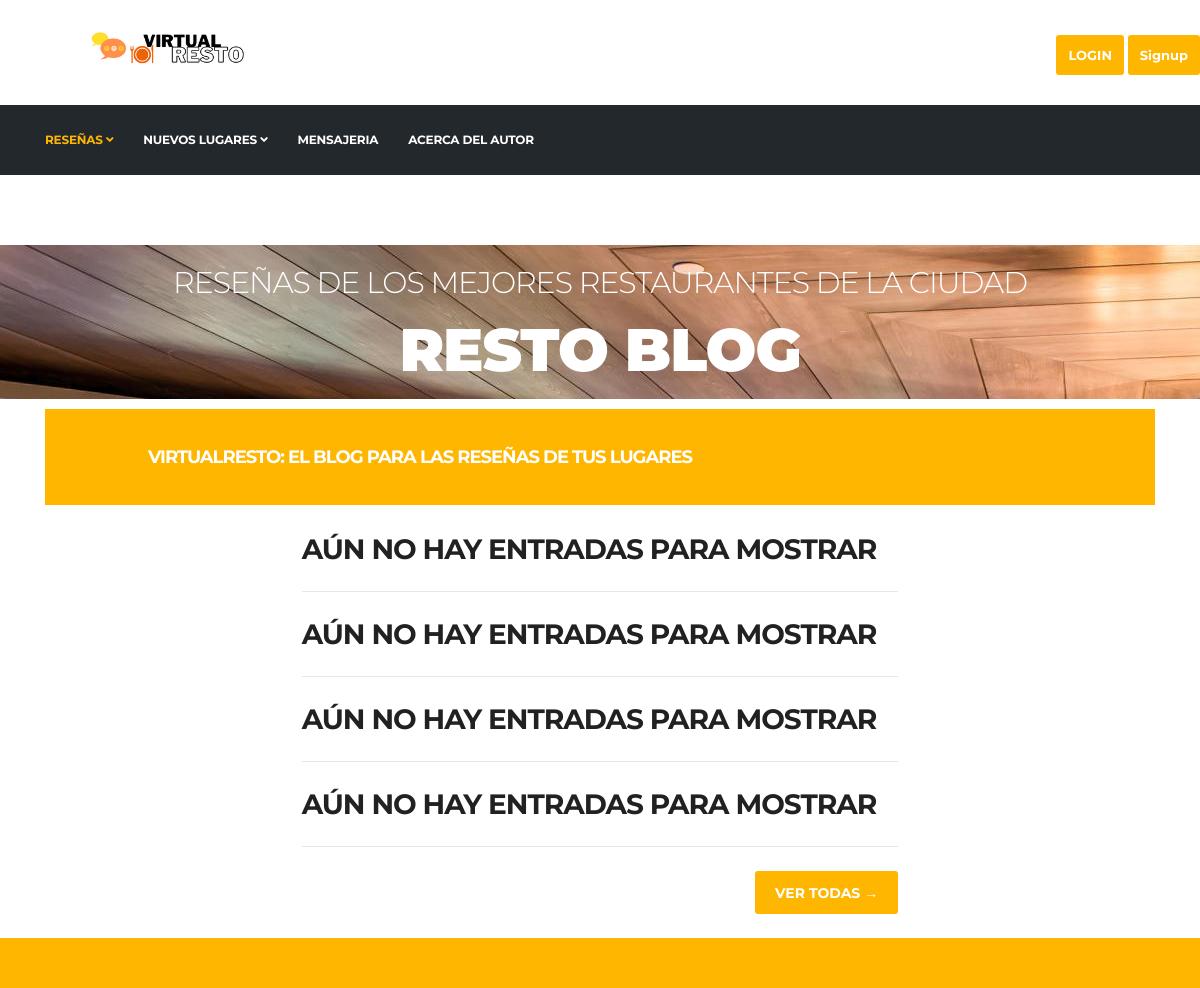
/, run on an earlier commit of the app's database.
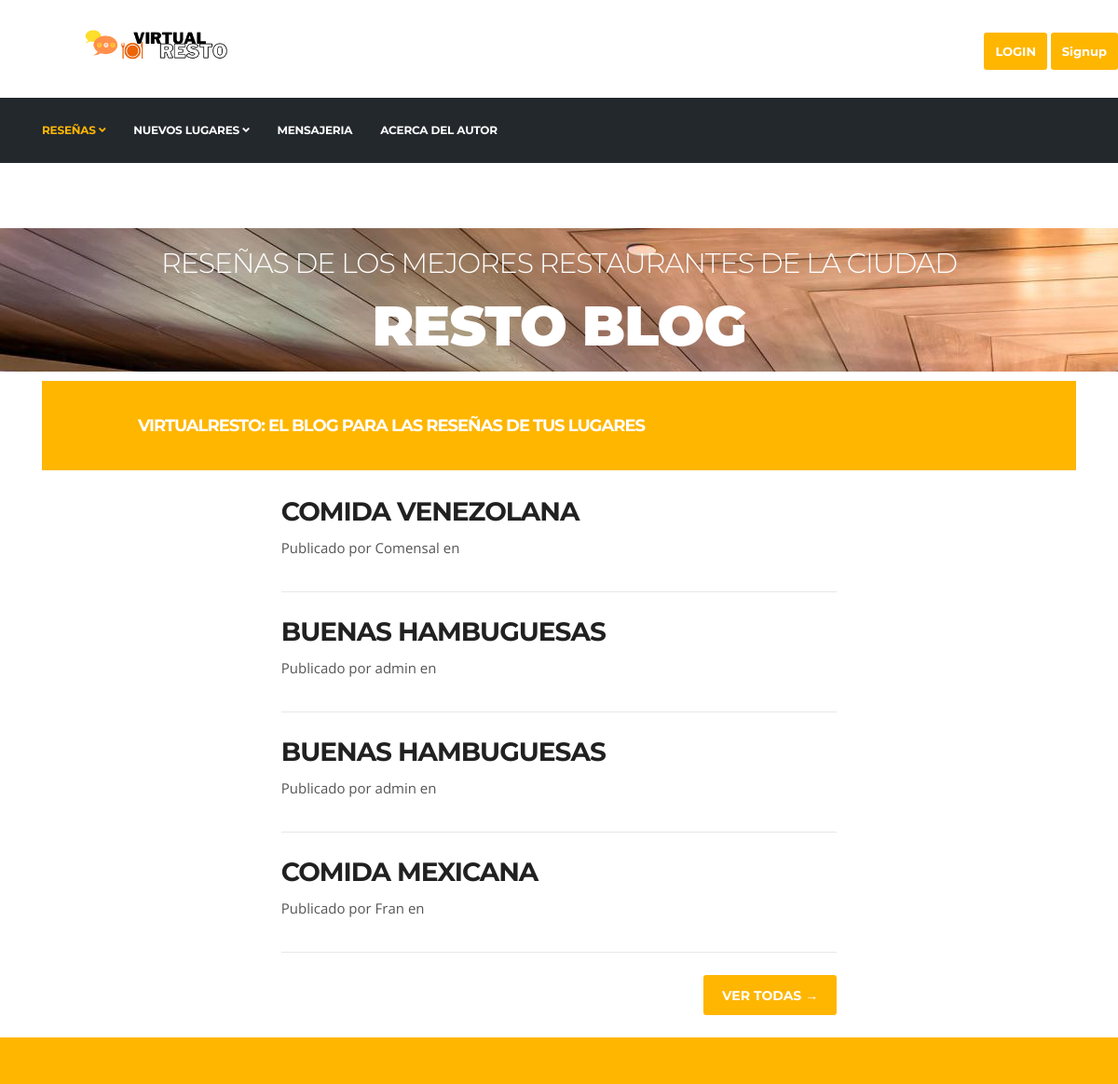
And on a later commit of the database.
### Blogs/models.py (models this page shows, shortened)
class Blog(models.Model):
    titulo = models.CharField(max_length=50)
    nombre_locacion = models.CharField(max_length=50)
    autor = models.ForeignKey(User, on_delete=models.CASCADE)
    fecha_publicacion = models.DateField('XYZ Date')
    imagen = models.ImageField(upload_to='media', height_field=None, width_field=None, max_length=None, blank=True)
    opinion = RichTextUploadingField()

### Blogs/views.py (the view)
# urls.py: path('', index),
def index (request):
    blogs = Blog.objects.all().order_by('-id')[:4]
    if len(blogs) == 0:
        blog_1 = Blog.objects.none()
        blog_2 = Blog.objects.none()
        blog_3 = Blog.objects.none()
        blog_4 = Blog.objects.none()
    elif len(blogs) == 1:
        blog_1 = blogs[0]
        blog_2 = Blog.objects.none()
        blog_3 = Blog.objects.none()
        blog_4 = Blog.objects.none()
    elif len(blogs) == 2:
        blog_1 = blogs[0]
        blog_2 = blogs[1]
        blog_3 = Blog.objects.none()
        blog_4 = Blog.objects.none()
    elif len(blogs) == 3:
        blog_1 = blogs[0]
        blog_2 = blogs[1]
        blog_3 = blogs[2]
        blog_4 = Blog.objects.none()
    else:
        blog_1 = blogs[0]
        blog_2 = blogs[1]
        blog_3 = blogs[2]
        blog_4 = blogs[3]
    return render(request, "index.html", {"blog_1": blog_1, "blog_2": blog_2, "blog_3": blog_3, "blog_4": blog_4, "imagen": getAvatar(request)})

### Blogs/views.py (called while the page is built)
def getAvatar(request):
   if request.user.is_authenticated:
    lista=userAvatar.objects.filter(user=request.user)
    if len(lista)!=0:
        imagen=lista[0].imagen.url
    else:
        imagen="/media/avatares/defaultAvatar.png"
    return imagen

### Blogs/templates/index.html (shortened to what this page needs)
{% extends 'root.html' %}
{% load static %}
{% block header %}
<section class="{% static 'call-to-action-box no-padding' %}">
    <div class="{% static 'banner-carousel banner-carousel-1 mb-0' %}">
      <div class="{% static 'banner-carousel-item' %}" style="background-image:url({% static 'images/slider-main/allblogs.jpg' %})">
        <div class="{% static 'slider-content' %}">
            <div class="container">
              <div class="row align-items-center h-100">
                  <div class="col-md-12 text-center">
                    <h2 class="slide-title" data-animation-in="slideInLeft">Reseñas de los mejores restaurantes de la ciudad</h2>
                    <h3 class="slide-sub-title" data-animation-in="slideInRight">Resto Blog</h3>
                  </div>
              </div>
            </div>
        </div>
      </div>
    </section>
{% endblock  %}
{% block container %}
<div class="container px-4 px-lg-5">
  <div class="row gx-4 gx-lg-5 justify-content-center">
      <div class="col-md-10 col-lg-8 col-xl-7">
          <br>
          <div class="post-preview">
              {% if blog_1 %}
              <a href="{% url 'blogPost' blog_1.id %}">
                  <h2 class="post-title">{{ blog_1.titulo }}</h2>
              </a>
              <p class="post-meta">
                  Publicado por {{ blog_1.autor }}
                  en {{ blog_1.fecha}}
              </p>
              {% else %}
              <h2 class="post-title">Aún no hay entradas para mostrar</h2>
              {% endif %}
          </div>
          <hr class="my-4" />
          <div class="post-preview">
              {% if blog_2 %}
              <a href="{% url 'blogPost' blog_2.id %}">
                  <h2 class="post-title">{{ blog_2.titulo }}</h2>
              </a>
              <p class="post-meta">
                  Publicado por {{ blog_2.autor }}
                  en {{ blog_2.fecha}}
              </p>
              {% else %}
              <h2 class="post-title">Aún no hay entradas para mostrar</h2>
              {% endif %}
          </div>
          <hr class="my-4" />
          <div class="post-preview">
              {% if blog_3 %}
              <a href="{% url 'blogPost' blog_3.id %}">
                  <h2 class="post-title">{{ blog_3.titulo }}</h2>
              </a>
              <p class="post-meta">
                  Publicado por {{ blog_3.autor }}
                  en {{ blog_3.fecha}}
              </p>
              {% else %}
              <h2 class="post-title">Aún no hay entradas para mostrar</h2>
              {% endif %}
          </div>
          <hr class="my-4" />
          <div class="post-preview">
              {% if blog_4 %}
              <a href="{% url 'blogPost' blog_4.id %}">
                  <h2 class="post-title">{{ blog_4.titulo }}</h2>
              </a>
              <p class="post-meta">
                  Publicado por {{ blog_4.autor }}
                  en {{ blog_4.fecha}}
              </p>
              {% else %}
              <h2 class="post-title">Aún no hay entradas para mostrar</h2>
              {% endif %}
          </div>
          <hr class="my-4" />
          <div class="d-flex justify-content-end mb-4"><a class="btn btn-primary text-uppercase" href="{% url 'allBlogs' %}">Ver todas →</a></div>
      </div>
  </div>
</div>
{% endblock  %}

What changed in the data, as far as the page shows it:
added Blog: titulo "COMIDA VENEZOLANA", autor "Comensal"
added Blog: titulo "BUENAS HAMBUGUESAS", autor "admin"
added Blog: titulo "BUENAS HAMBUGUESAS", autor "admin"
added Blog: titulo "COMIDA MEXICANA", autor "Fran"
Also different on the page:
text no longer shown: "AÚN NO HAY ENTRADAS PARA MOSTRAR AÚN NO HAY ENTRADAS PARA MOSTRAR AÚN NO HAY ENTRADAS PARA MOSTRAR AÚN NO HAY ENTRADAS PARA MOSTRAR"
text now shown: "Publicado por en Publicado por en Publicado por en Publicado por en"
